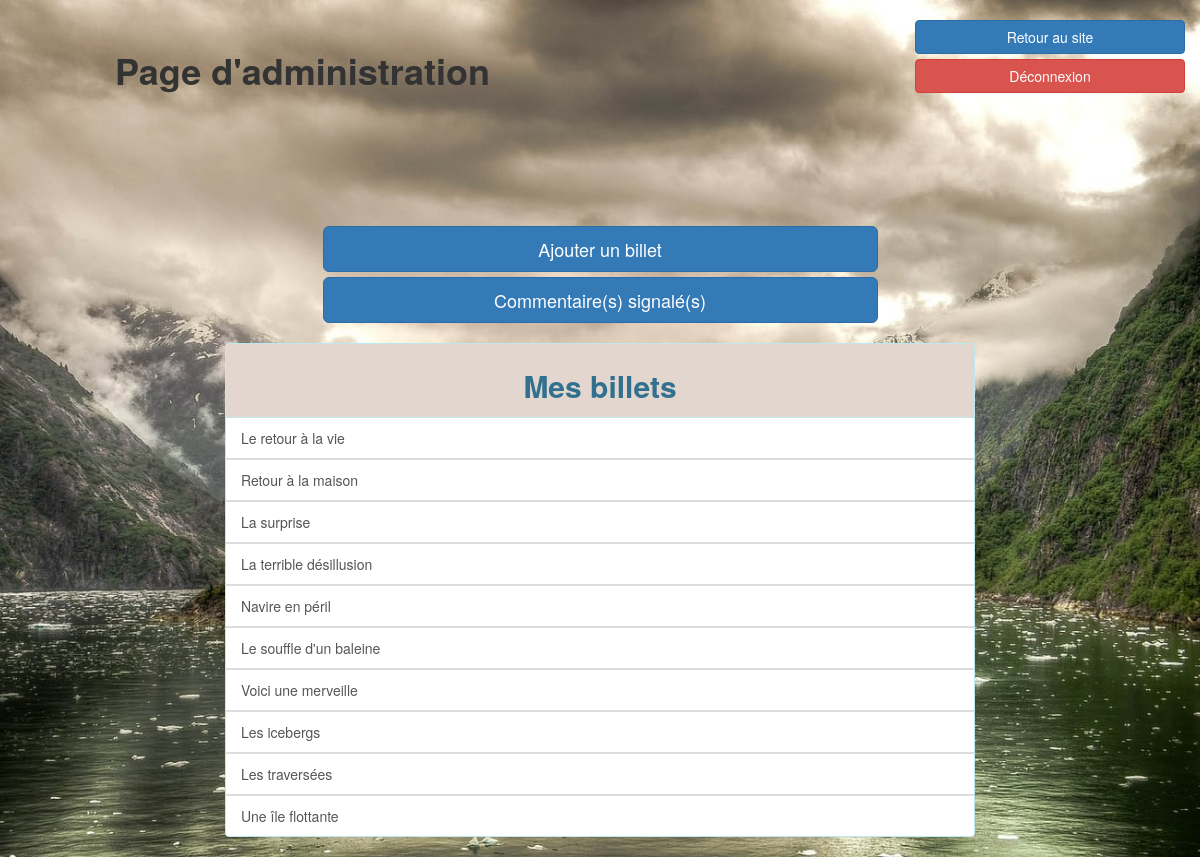
Page /index.php?action=displayTitles (signed in) on the committed database.
### tables this page shows
CREATE TABLE IF NOT EXISTS `posts` (
  `id` int(11) NOT NULL AUTO_INCREMENT,
  `title` varchar(255) NOT NULL,
  `content` text NOT NULL,
  `date_creation` date NOT NULL,
  PRIMARY KEY (`id`)
);

### controller/backController.php (called while the page is built, shortened)
<?php
function listTitles()
{
	$adminManager = new AdminManagerPDO();
	$titles = $adminManager->getTitles();
	require('view/backend/adminViewPDO.php');
}

### model/src/AdminManagerPDO.php (called while the page is built, shortened)
<?php
class AdminManagerPDO extends ManagerPDO
{
	public function getTitles()
	{
		$db = $this->call_db();
		$req = $db->query('SELECT * FROM posts ORDER BY id DESC');
		$req->setFetchMode(\PDO::FETCH_CLASS | \PDO::FETCH_PROPS_LATE, 'JeanForteroche\Post');
		$titles = $req->fetchAll();
			return $titles;
	}
}

### model/src/Post.php (called while the page is built, shortened)
<?php
class Post
{
	private $id;
	private $title;
	public function getId()
	{
		return $this->id;
	}
	public function getTitle()
	{
		return $this->title;
	}
}

### view/backend/adminViewPDO.php (the view, shortened to what this page needs)
	<div class="title-front col-xs-12 col-md-offset-1 col-md-5">
		<h1 class="title-admin"><strong>Page d'administration</strong></h1>
	</div>
	<div id="width-button" class="buttons front col-xs-offset-2 col-xs-8 col-xs-offset-2 col-md-offset-3 col-md-3 pull-right info">
		<a href="<?= ROOT; ?>/index.php?action=index" class="btn btn-primary btn-block buttons-admin button">Retour au site</a>
		<a href="<?= ROOT; ?>/index.php?action=logout" class="btn btn-danger btn-block button">Déconnexion</a>
	</div>
	<div id="add-signal-post" class="form-group">
		<div class="col-xs-12 col-md-offset-3 col-md-6 col-md-offset-3">
			<form class="button-admin-view" method="post" action="<?= ROOT; ?>/index.php?action=displayAddPost" >
				<button class="btn btn-primary btn-block btn-lg button" name="add">Ajouter un billet</button>
			</form>
		</div>
		<div class="col-xs-12 col-md-offset-3 col-md-6 col-md-offset-3">
			<form class="button-admin-view" method="post" action="<?= ROOT; ?>/index.php?action=displaySignalComment" >
				<input type="submit" name="signal" value="Commentaire(s) signalé(s)" class="btn btn-primary btn-block btn-lg btn button">
			</form>
		</div>
	</div>
	<br>
	<div class="col-xs-12 col-md-offset-2 col-md-8 coll-md-offset-2">
		<div class="panel panel-info">
			<div id="panel-heading" class="panel-heading">
				<h2 id="title-center">Mes billets</h2>
			</div>
			<?php
			foreach($titles AS $value)
			{
			?>
				<div class="list-group">
					<a href="<?= ROOT; ?>/index.php?action=adminPost&id=<?= $value->getId(); ?>" class="list-group-item"><?= $value->getTitle(); ?></a>
				</div>
			<?php
			} ?>
		</div>
	</div>
<?php $content = ob_get_clean();
require('view/backend/backTemplate.php');
?>

### css/style.css (style rules this page uses)
#body { margin: 0; padding: 0; background: url(doc/new_a5.jpg) no-repeat center fixed; background-size: cover; }
.title-admin { padding-bottom: 60px; padding-top: 10px; }
.title-front { padding-bottom: 60px; padding-top: 20px; }
#title-center { text-align: center; font-weight: bold; }
.button-admin-view { display: flex; flex-direction: column; padding-top: 5px; }
.buttons { padding-top: 10px; }
.buttons-admin { margin-top: 10px; }
#panel-heading { background-color: #e2d6ce; padding: 5px; }
.list-group { word-wrap: break-word; }
.info, .col-md-3 { display: flex; flex-direction: column; align-items: center; }

### rows in the picture
posts: title "Le retour à la vie"
posts: title "Retour à la maison"
posts: title "La surprise"
posts: title "La terrible désillusion"
posts: title "Navire en péril"
posts: title "Le souffle d'un baleine"
posts: title "Voici une merveille"
posts: title "Les icebergs"
posts: title "Les traversées"
posts: title "Une île flottante"
